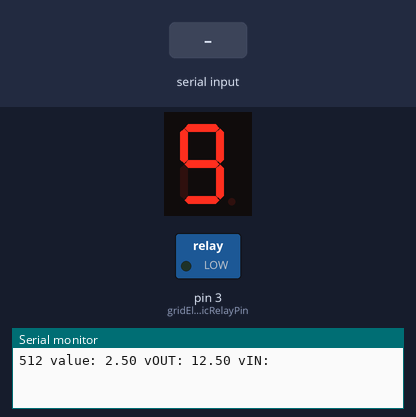
Bench run of a sketch on a simulated Arduino Uno, built with avr-gcc and run on an emulated ATmega328P. On the bench: 1-digit seven-segment display, switched loads named in the sketch (green lamp = pin HIGH), the last lines printed to the serial monitor. Wiring (inferred from the names in the program): 1-digit 7-segment display, segments lit when HIGH: segments pin 4, pin 5, pin 6, pin 7, pin 8, pin 9, pin 2. Inputs (shaded band) come from the test bench. The segment pins are drawn as the display they are named for; pins used as bus, display or sensor lines are not drawn.

Above: at 1.8 s.
1.9 s: "1001" received over Serial
At 3.7 s:
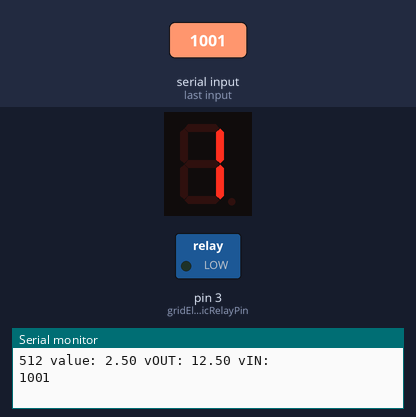
4.9 s: "1005" received over Serial
At 7.7 s:
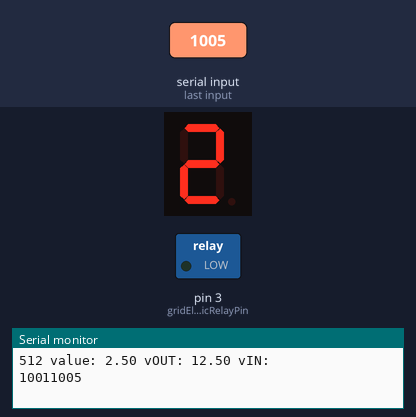
Timing chart, 0 to 9.2 s (numbered marks = the images above; inputs shaded):
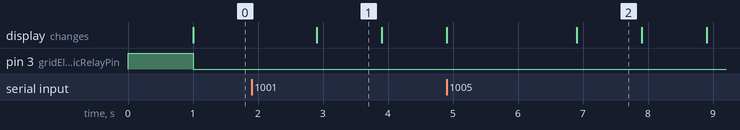

The sketch:

voltagesensor.ino
```cpp
const int voltageSensor = A0;

float vOUT = 0.0;
float vIN = 0.0;
int value = 0;
const float batMinThres = 21.7; //22.5 volt
const int gridElectricRelayPin = 3;
const int segmentA = 4;
const int segmentB = 5;
const int segmentC = 6;
const int segmentD = 7;
const int segmentE = 8;
const int segmentF = 9;
const int segmentG = 2;

int counter = 0;

unsigned long millisStart = 0;
unsigned long millisFor = 0;

void setup()
{
  pinMode(gridElectricRelayPin, OUTPUT);

  pinMode(segmentA, OUTPUT);
  pinMode(segmentB, OUTPUT);
  pinMode(segmentC, OUTPUT);
  pinMode(segmentD, OUTPUT);
  pinMode(segmentE, OUTPUT);
  pinMode(segmentF, OUTPUT);
  pinMode(segmentG, OUTPUT);

  digitalWrite(gridElectricRelayPin, HIGH);

  digitalWrite(segmentA, LOW);
  digitalWrite(segmentB, LOW);
  digitalWrite(segmentC, LOW);
  digitalWrite(segmentD, LOW);
  digitalWrite(segmentE, LOW);
  digitalWrite(segmentF, LOW);
  digitalWrite(segmentG, LOW);

  Serial.begin(9600);
}

void printNumber(int n){
  if(n == 0){
    print0();
  } else if(n == 1){
    print1();
  } else if(n == 2){
    print2();
  } else if(n == 3){
    print3();
  } else if(n == 4){
    print4();
  } else if(n == 5){
    print5();
  } else if(n == 6){
    print6();
  } else if(n == 7){
    print7();
  } else if(n == 8){
    print8();
  } else if(n == 9){
    print9();
  }
}

void print0(){
  digitalWrite(segmentA, HIGH);
  digitalWrite(segmentB, HIGH);
  digitalWrite(segmentC, HIGH);
  digitalWrite(segmentD, HIGH);
  digitalWrite(segmentE, HIGH);
  digitalWrite(segmentF, HIGH);
  digitalWrite(segmentG, LOW);
}

void print1(){
  digitalWrite(segmentA, LOW);
  digitalWrite(segmentB, HIGH);
  digitalWrite(segmentC, HIGH);
  digitalWrite(segmentD, LOW);
  digitalWrite(segmentE, LOW);
  digitalWrite(segmentF, LOW);
  digitalWrite(segmentG, LOW);
}

void print2(){
  digitalWrite(segmentA, HIGH);
  digitalWrite(segmentB, HIGH);
  digitalWrite(segmentC, LOW);
  digitalWrite(segmentD, HIGH);
  digitalWrite(segmentE, HIGH);
  digitalWrite(segmentF, LOW);
  digitalWrite(segmentG, HIGH);
}

void print3(){
  digitalWrite(segmentA, HIGH);
  digitalWrite(segmentB, HIGH);
  digitalWrite(segmentC, HIGH);
  digitalWrite(segmentD, HIGH);
  digitalWrite(segmentE, LOW);
  digitalWrite(segmentF, LOW);
  digitalWrite(segmentG, HIGH);
}

void print4(){
  digitalWrite(segmentA, LOW);
  digitalWrite(segmentB, HIGH);
  digitalWrite(segmentC, HIGH);
  digitalWrite(segmentD, LOW);
  digitalWrite(segmentE, LOW);
  digitalWrite(segmentF, HIGH);
  digitalWrite(segmentG, HIGH);
}

void print5(){
  digitalWrite(segmentA, HIGH);
  digitalWrite(segmentB, LOW);
  digitalWrite(segmentC, HIGH);
  digitalWrite(segmentD, HIGH);
  digitalWrite(segmentE, LOW);
  digitalWrite(segmentF, HIGH);
  digitalWrite(segmentG, HIGH);
}

void print6(){
  digitalWrite(segmentA, HIGH);
  digitalWrite(segmentB, LOW);
  digitalWrite(segmentC, HIGH);
  digitalWrite(segmentD, HIGH);
  digitalWrite(segmentE, HIGH);
  digitalWrite(segmentF, HIGH);
  digitalWrite(segmentG, HIGH);
}

void print7(){
  digitalWrite(segmentA, HIGH);
  digitalWrite(segmentB, HIGH);
  digitalWrite(segmentC, HIGH);
  digitalWrite(segmentD, LOW);
  digitalWrite(segmentE, LOW);
  digitalWrite(segmentF, LOW);
  digitalWrite(segmentG, LOW);
}

void print8(){
  digitalWrite(segmentA, HIGH);
  digitalWrite(segmentB, HIGH);
  digitalWrite(segmentC, HIGH);
  digitalWrite(segmentD, HIGH);
  digitalWrite(segmentE, HIGH);
  digitalWrite(segmentF, HIGH);
  digitalWrite(segmentG, HIGH);
}

void print9(){
  digitalWrite(segmentA, HIGH);
  digitalWrite(segmentB, HIGH);
  digitalWrite(segmentC, HIGH);
  digitalWrite(segmentD, HIGH);
  digitalWrite(segmentE, LOW);
  digitalWrite(segmentF, HIGH);
  digitalWrite(segmentG, HIGH);
}

void printEmpty(){
  digitalWrite(segmentA, LOW);
  digitalWrite(segmentB, LOW);
  digitalWrite(segmentC, LOW);
  digitalWrite(segmentD, LOW);
  digitalWrite(segmentE, LOW);
  digitalWrite(segmentF, LOW);
  digitalWrite(segmentG, LOW);
}


void printR(){
  digitalWrite(segmentA, HIGH);
  digitalWrite(segmentB, HIGH);
  digitalWrite(segmentC, HIGH);
  digitalWrite(segmentD, LOW);
  digitalWrite(segmentE, HIGH);
  digitalWrite(segmentF, HIGH);
  digitalWrite(segmentG, HIGH);
}

void loop()
{
  printNumber(8);
  delay(1000);
  if (millis() - millisStart > millisFor){
    value = analogRead(voltageSensor);
    Serial.print(value);
    Serial.print(" value: ");
    vOUT = (value * 5.0) / 1024.0;
    Serial.print(vOUT);
    Serial.print(" vOUT: ");
    vIN = vOUT / 0.2;
    Serial.print(vIN);
    Serial.println(" vIN: ");


    if (vIN < batMinThres && vIN != 0){
       printNumber(9);
       digitalWrite(gridElectricRelayPin, LOW);
       millisStart = millis();
       millisFor = 600000;
//       millisFor = 5000;
    } else {
      printNumber(7);
      digitalWrite(gridElectricRelayPin, HIGH);
    }
  }


  String command = Serial.readString();
  Serial.print(command);
  if (command != ""){
    if(command.indexOf("0000") >= 0){
      digitalWrite(gridElectricRelayPin, HIGH);
      printNumber(0);
      millisStart = millis();
//      millisFor = 30000;
      millisFor = 3000;
    } else if (command.indexOf("1001") >= 0){
       printNumber(1);
       digitalWrite(gridElectricRelayPin, LOW);
       millisStart = millis();
       millisFor = 60000;
    } else if (command.indexOf("1005") >= 0){
       printNumber(2);
       digitalWrite(gridElectricRelayPin, LOW);
       millisStart = millis();
       millisFor = 300000;
     } else if (command.indexOf("1010") >= 0){
       printNumber(3);
       digitalWrite(gridElectricRelayPin, LOW);
       millisStart = millis();
       millisFor = 600000;
     } else if (command.indexOf("1020") >= 0){
       printNumber(4);
       digitalWrite(gridElectricRelayPin, LOW);
       millisStart = millis();
       millisFor = 1200000;
     } else if (command.indexOf("1030") >= 0){
       printNumber(5);
       digitalWrite(gridElectricRelayPin, LOW);
       millisStart = millis();
       millisFor = 1800000;
     } else if (command.indexOf("1060") >= 0){
       printNumber(6);
       millisStart = millis();
       millisFor = 3600000;
     } else if (command.indexOf("1180") >= 0){
       digitalWrite(gridElectricRelayPin, LOW);
       millisStart = millis();
       millisFor = 10800000;
    }
  }
  delay(1000);
  printNumber(0);
  delay(1000);
}
```

Measured:
- after the input at 4.9 s, the display: first differs from a run without the input after 2.0 s (image 2)
- what the display in image 1 shows lasts 1.0 s, from 2.9 s to 3.9 s
